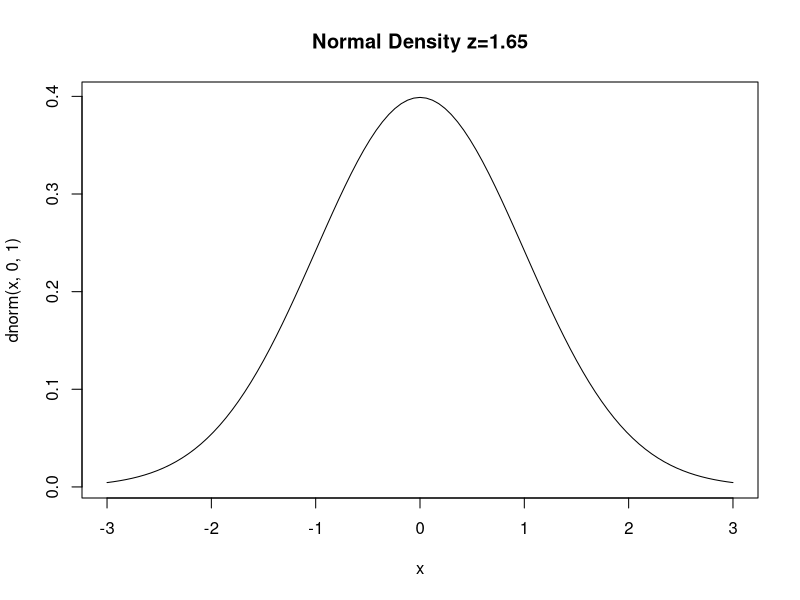

Recreate this plot in R. (Note: this script raises an error after producing the figure.)
# draw the normal curve 
curve(dnorm(x,0,1), xlim=c(-3,3), main="Normal Density z=1.65")

# define shaded region 
from.z <- 1.65
to.z <- qnorm(.025)   
S.x <- c(from.z, seq(from.z, to.z, 0.01), to.z) 
S.y <- c(0, dnorm(seq(from.z, to.z, 0.01)), 0) 
polygon(S.x,S.y, col="red")


## -------------------------- ##
## An R Function that Shades  ##
## under a normal density.    ##
##                            ##
## This is a convenience      ##
## function for polygon()     ##
## -------------------------- ##

shadenorm = function(below=NULL, above=NULL, pcts = c(1.65,0.975), mu=0, sig=1, numpts = 500, color = "red", dens = 60,
                     lines=FALSE,between=NULL,outside=NULL){
  if(is.null(between)){
    bothnull = is.null(below) & is.null(above)
    if(bothnull==TRUE){
      below = ifelse(is.null(below), qnorm(pcts[1],mu,sig), below)
      above = ifelse(is.null(above), qnorm(pcts[2],mu,sig), above)
    }
  }
  
  if(is.null(outside)==FALSE){
    if(is.numeric(outside)==FALSE){if(outside==TRUE){outside=qnorm(pcts,mu,sig)}}
    below = min(outside)
    above = max(outside)
  }
  
  lowlim = mu - 4*sig
  uplim  = mu + 4*sig
  
  x.grid = seq(lowlim,uplim, length= numpts)
  dens.all = dnorm(x.grid,mean=mu, sd = sig)
  
  if(lines==FALSE){
    plot(x.grid, dens.all, type="l", xlab="X", ylab="Density", main="Normal Density z=1.65")
  }
  
  if(lines==TRUE){
    lines(x.grid,dens.all)
  }
  
  if(is.null(below)==FALSE){
    x.below    = x.grid[x.grid<below]
    dens.below = dens.all[x.grid<below]
    polygon(c(x.below,rev(x.below)),c(rep(0,length(x.below)),rev(dens.below)),col=color,density=dens)
  }
  
  if(is.null(above)==FALSE){
    x.above    = x.grid[x.grid>above]
    dens.above = dens.all[x.grid>above]
    polygon(c(x.above,rev(x.above)),c(rep(0,length(x.above)),rev(dens.above)),col=color,density=dens)
  }
  
  
  
  if(is.null(between)==FALSE){
    if(is.numeric(between)==FALSE){if(between==TRUE){between=qnorm(pcts,mu,sig)}}
    from = min(between)
    to   = max(between)
    
    x.between    = x.grid[x.grid>from&x.grid<to]
    dens.between = dens.all[x.grid>from&x.grid<to]
    polygon(c(x.between,rev(x.between)),c(rep(0,length(x.between)),rev(dens.between)),col=color,density=dens)
  }
}


shadenorm()

